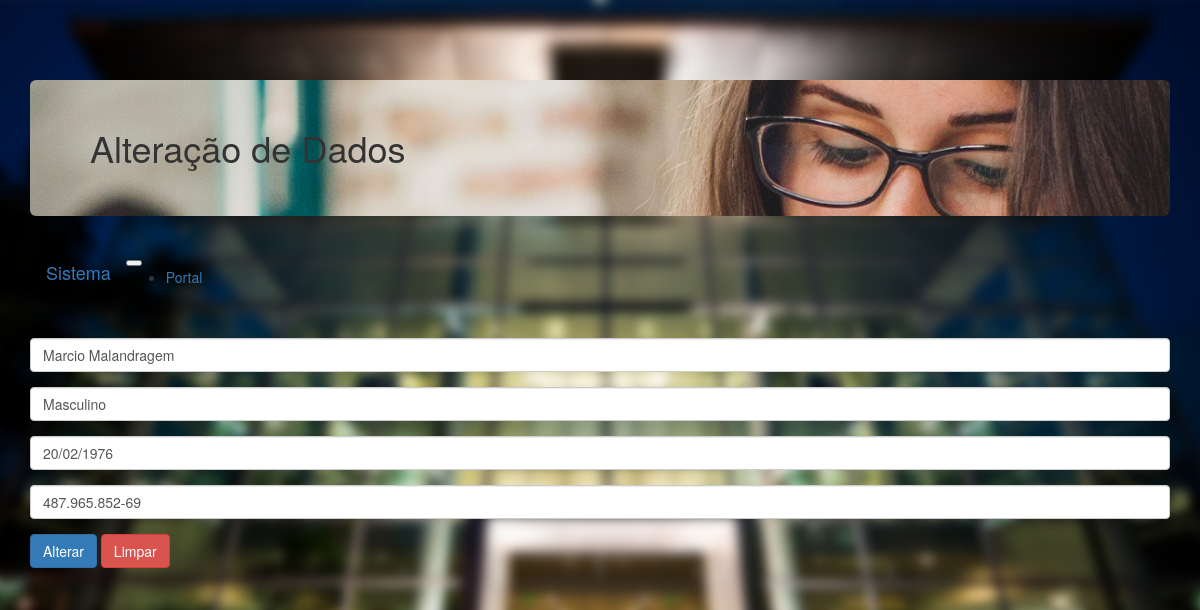
Screenshot of /visao/professor/alterar-professor.php?id=2 (signed in) with the database file from the repository.
### tables this page shows
CREATE TABLE `pessoa` (
  `idpessoa` bigint(20) NOT NULL,
  `nome` varchar(30) NOT NULL,
  `sexo` varchar(30) NOT NULL,
  `datanasc` varchar(30) NOT NULL,
  `cpf` char(14) NOT NULL,
  `idestado` bigint(20) DEFAULT NULL,
  `idcidade` bigint(20) DEFAULT NULL,
  `idbairro` bigint(20) DEFAULT NULL,
  `idrua` bigint(20) DEFAULT NULL
);

### dao/conexaobanco.class.php (called while the page is built, shortened)
<?php
class ConexaoBanco extends PDO {
  private static $instance = null;
  public static function getInstance(){
    try{
        if(!isset(self::$instance)){
          self::$instance = new
          ConexaoBanco("mysql:dbname=escolav2;host=localhost","root","");
        }
        return self::$instance;
    }catch(PDOException $e){
        echo "Erro ao conectar no banco! ".$e;
    }
  }
}

### dao/pessoadao.class.php (called while the page is built, shortened)
<?php
require_once 'conexaobanco.class.php';
 class PessoaDAO {
   private $conexao = null;
   public function __construct(){
     $this->conexao = ConexaoBanco::getInstance();
   }
  public function filtrar($pesquisa, $filtro){
    try{
      $query = "";
      switch($filtro){
        case "codigo": $query = "where idpessoa = ".$pesquisa;
        break;
      }
      $stat = $this->conexao->query("select * from pessoa {$query}");
      $array = $stat->fetchAll(PDO::FETCH_CLASS, 'Pessoa');
      return $array;
    }catch(PDOException $e){
      echo "Erro ao filtrar Pessoas. ".$e;
    }
  }
 }

### modelo/pessoa.class.php (called while the page is built, shortened)
<?php
class Pessoa {
  public function __get($a){return $this->$a;}
}

### visao/professor/alterar-professor.php (the view, shortened to what this page needs)
<?php
if(isset($_GET['id'])){
  include_once "../../dao/pessoadao.class.php";
  include_once "../../modelo/pessoa.class.php";
  $pDAO = new PessoaDAO();
  $array = $pDAO->filtrar($_GET['id'], "codigo");
  $p = $array[0];
}
?>
<!DOCTYPE html>
<html lang="pt-br">
<head>
    <link href="../../vendor/twbs/bootstrap/dist/css/bootstrap.min.css" rel="stylesheet"/>
    <link rel="stylesheet" type='text/css' href="../../assets/css/style.css">
</head>
  <body>
      <div class="container">
        <h1 class="jumbotron bg-info">Alteração de Dados</h1>
        <nav class="navbar navbar-expand-lg navbar-light bg-light">
          <a class="navbar-brand" href="#">Sistema</a>
          <button class="navbar-toggler" type="button" data-toggle="collapse" data-target="#navbarNav" aria-controls="navbarNav" aria-expanded="false" aria-label="Toggle navigation">
          </button>
          <div class="collapse navbar-collapse" id="navbarNav">
            <ul class="navbar-nav">
              <li class="nav-item active">
                <a class="nav-link" href="portal-professor.php">Portal</a>
              </li>
            </ul>
          </div>
        </nav>
        <br>
        <form name="cadlivro" method="post" action="">
          <div class="form-group">
            <input type="text" name="txtnome" placeholder="Nome" class="form-control"
                   value="<?php if(isset($p)){ echo $p->nome; }?>">
          </div>
          <div class="form-group">
            <input type="text" name="txtsexo" placeholder="Sexo" class="form-control"
                   value="<?php if(isset($p)){ echo $p->sexo; }?>">
          </div>
          <div class="form-group">
            <input type="text" name="txtdatanasc" placeholder="Data Nascimento" class="form-control"
                   value="<?php if(isset($p)){ echo $p->datanasc; }?>">
          </div>
          <div class="form-group">
            <input type="text" name="txtcpf" placeholder="CPF" class="form-control"
            value="<?php if(isset($p)){ echo $p->cpf; }?>">
          </div>
          <div class="form-group">
            <input type="submit" name="alterar" value="Alterar" class="btn btn-primary">
            <input type="reset" name="Limpar" value="Limpar" class="btn btn-danger">
          </div>
        </form>
      </div>
  </body>
</html>

### assets/css/style.css (style rules this page uses)
body { background: url('../../img/back.jpg')no-repeat center center fixed; -webkit-background-size:cover; -moz-background-size:cover; -o-background-size:cover; background-size:cover; padding-top: 5%; }
.jumbotron { background: url('../../img/new/banner-bg.jpg') transparent center center fixed; -webkit-background-size:cover; -moz-background-size:cover; -o-background-size:cover; background-size:cover; }
p, h1, h2 { color: white; }

### rows the page displays
pessoa: txtnome "Marcio Malandragem", txtsexo "Masculino", txtdatanasc "20/02/1976", txtcpf "487.965.852-69"
